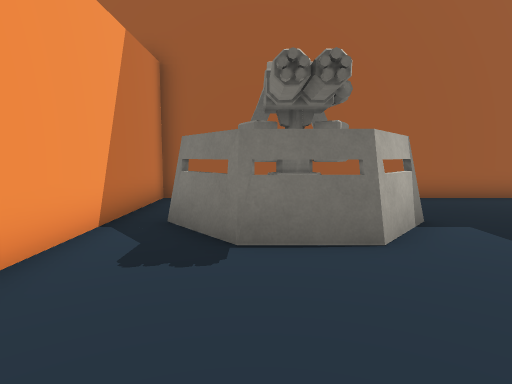
view 1 (above)

19 first-person views from a walk through a 3-D level made in the Unity game engine. The camera is 1.2 m above the floor, tilts 6° down and sees 75° across. The floor is counted in squares, 1 m on a side. Each view is taken from the middle of a square. On the plan, view 1 faces up. The plan holds only what a view shows up to about 14 squares ahead; the rest is blank. The player character is not drawn. Door leaves are left out, so doorways stand open.

view 2
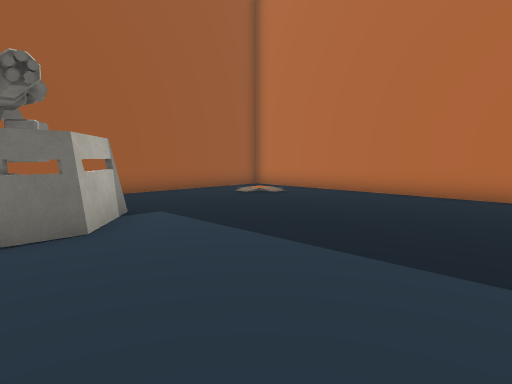

view 3
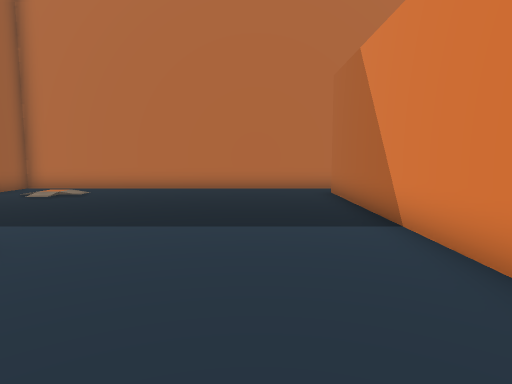

view 4
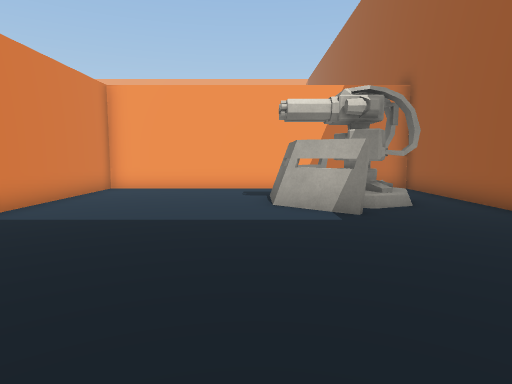

view 5
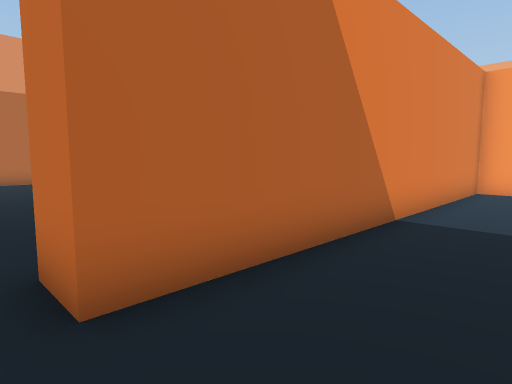

view 6
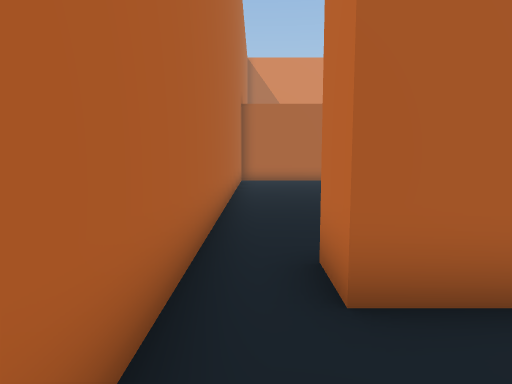

view 7
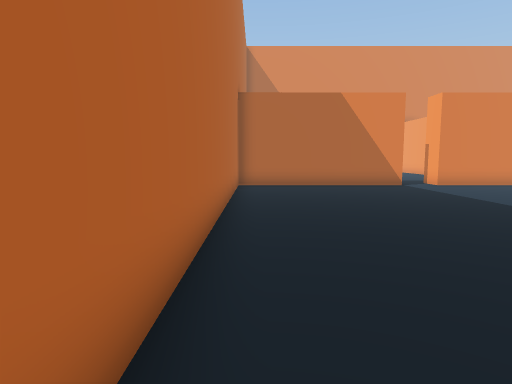

view 8
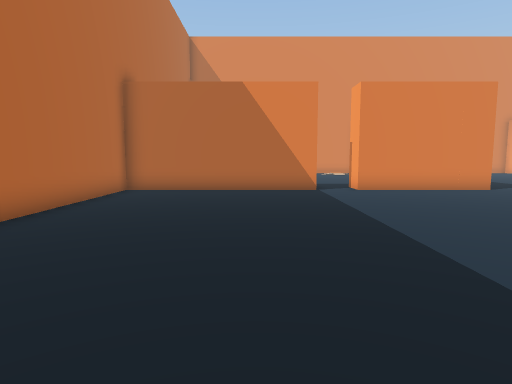

view 9
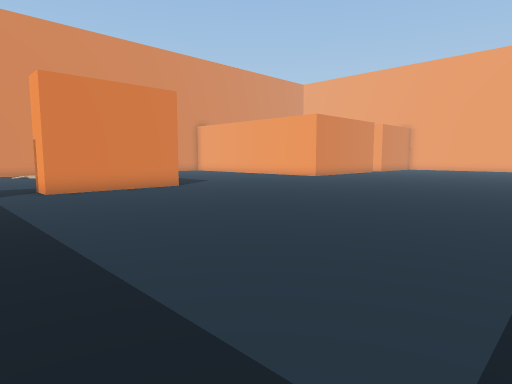

view 10
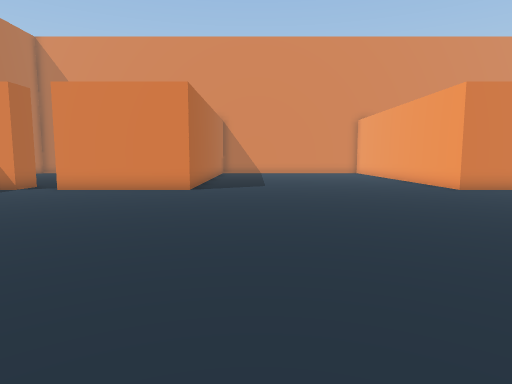

view 11
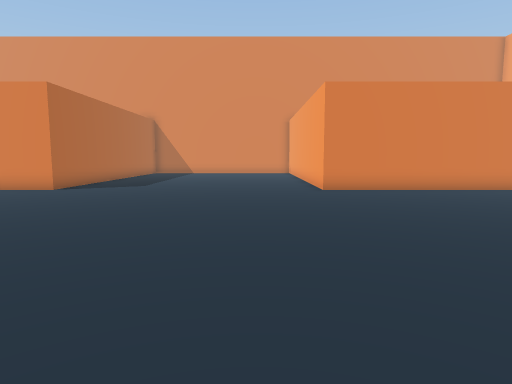

view 12
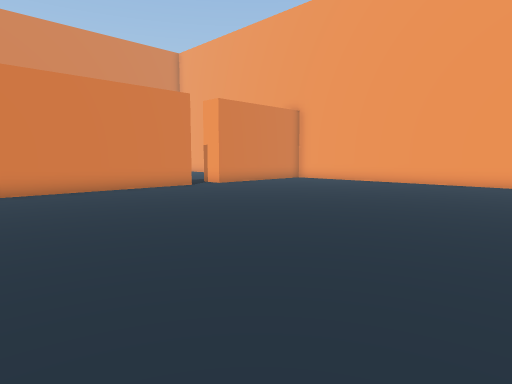

view 13
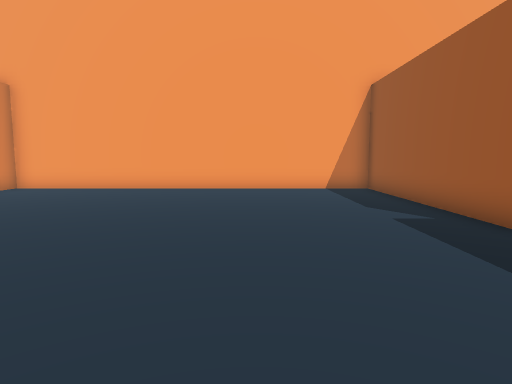

view 14
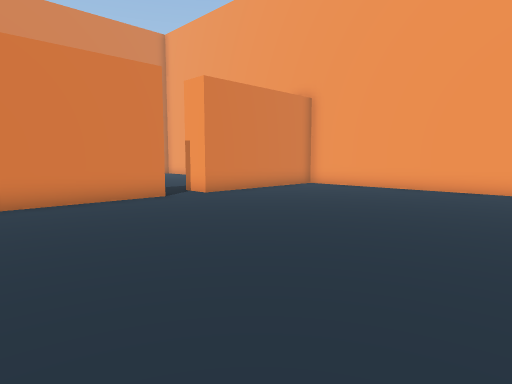

view 15
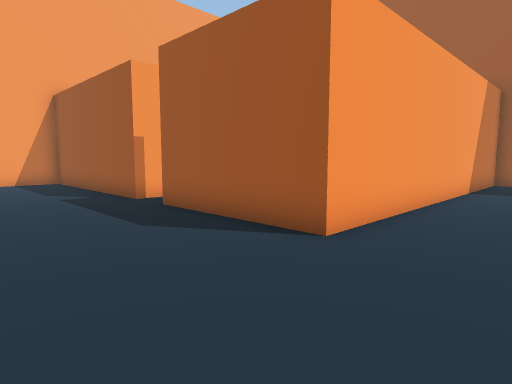

view 16
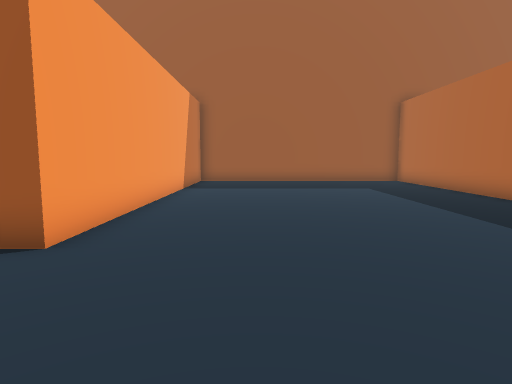

view 17
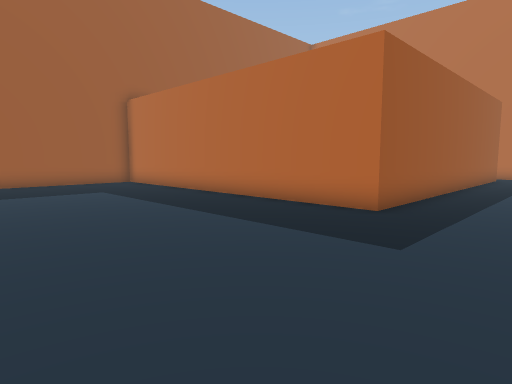

view 18
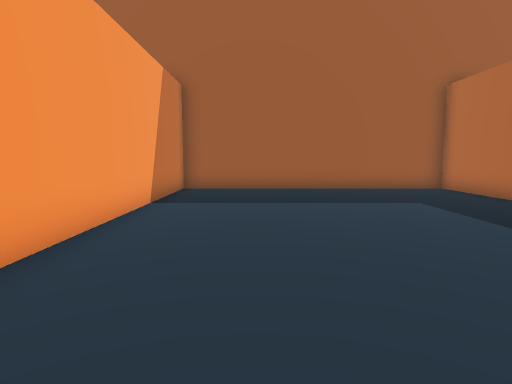

view 19
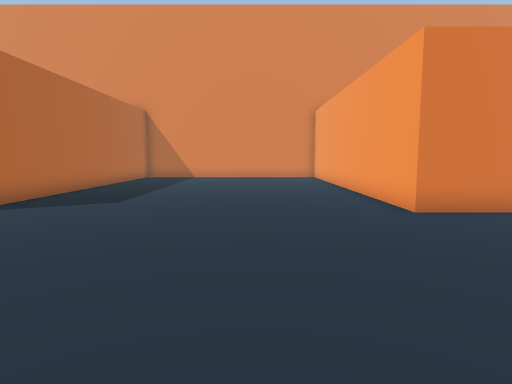

### Floor plan
Key: @ floor where view 1 was taken; # wall or solid block; . floor; D open door; O other object.
Columns run from 28 left of view 1 to 11 right of it. Each row starts with its distance up from view 1.
 10               ##########################
  9               #.........##.............#
  8               #.........##. OOO........#
  7               #.........##. OOO........#
  6               #.........##.OOOOO.......#
  5               #.........##.OOOO........#
  4               #.........##.............#
  3               #.........##.............#
  2               #.........##.............#
  1               #.........##.............#
  0               #.........##..@..........#
 -1               #.........##.............#
 -2         O     #.........##############.#
 -3 #OOOOOOODDOOOO#.........###########  #D#
 -4 #.................................. ...#
 -5 #................................  ....#
 -6 #......................................#
 -7 #......................................#
 -8 #......................................#
 -9 #......................................#
-10 #......................................#
-11 #......................................#
-12 #......................................#
-13 #......................................#
-14 #......................................#
-15 #......................................#
-16 #OOOOOODOOOOOOO#..........#OOOODOOOOOOO#
-17       O.       #..........#   O.O
-18       ..       #..........#   ..
-19                #..........#   ..
-20                #..........#   ..
-21                #..........#
-22                #..........#
-23                #..........#

Where each view was taken, in squares from view 1:
view 1: 0 up, 0 right, facing up
view 2: 1 down, 0 right, facing up-right
view 3: 1 up, 2 left, facing right
view 4: 4 up, 10 right, facing left
view 5: 1 up, 10 right, facing down-left
view 6: 1 up, 10 right, facing down
view 7: 2 down, 10 right, facing down
view 8: 4 down, 6 right, facing down
view 9: 4 down, 5 right, facing down-left
view 10: 4 down, 5 left, facing down
view 11: 4 down, 10 left, facing down
view 12: 4 down, 12 left, facing down-left
view 13: 7 down, 15 left, facing left
view 14: 7 down, 15 left, facing down-left
view 15: 7 down, 11 left, facing up-left
view 16: 7 down, 11 left, facing up
view 17: 6 down, 11 left, facing up-right
view 18: 3 down, 11 left, facing up
view 19: 9 down, 9 left, facing down
